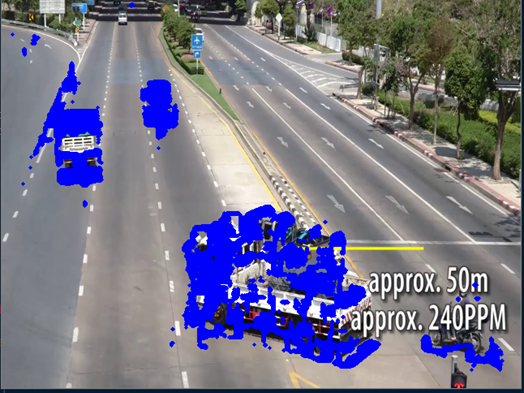
#> input picture imgs/img1.png, 524 x 393 px, given in place of b.mp4, which was not available
$ python ComputerVisionFinalProjectpy.py
#> lines starting #> are read from the running program, lines starting #| are printed output that depends on the picture; pictures that were not available may be replaced by others from this repository, and a replacement may not be noted
## Computer Vision Final Project
# May 2020
# Gazi13
##

import cv2 as cv
import numpy as np
import time
from scipy import signal
import random as rng


def optical_flow(I1g, I2g, window_size, tau=1e-2):

    kernel_x = np.array([[-1., 1.], [-1., 1.]])
    kernel_y = np.array([[-1., -1.], [1., 1.]])
    kernel_t = np.array([[1., 1.], [1., 1.]])#*.25
    w = int(window_size/2) # window_size is odd, all the pixels with offset in between [-w, w] are inside the window
    I1g = I1g / 255. # normalize pixels
    I2g = I2g / 255. # normalize pixels
    # Implement Lucas Kanade
    # for each point, calculate I_x, I_y, I_t
    mode = 'same'
    fx = signal.convolve2d(I1g, kernel_x, boundary='symm', mode=mode)
    fy = signal.convolve2d(I1g, kernel_y, boundary='symm', mode=mode)
    ft = signal.convolve2d(I2g, kernel_t, boundary='symm', mode=mode) + signal.convolve2d(I1g, -kernel_t, boundary='symm', mode=mode)
    u = np.zeros(I1g.shape)
    v = np.zeros(I1g.shape)
    # within window window_size * window_size
    for i in range(w, I1g.shape[0]-w):
        for j in range(w, I1g.shape[1]-w):
            Ix = fx[i-w:i+w+1, j-w:j+w+1].flatten()
            Iy = fy[i-w:i+w+1, j-w:j+w+1].flatten()
            It = ft[i-w:i+w+1, j-w:j+w+1].flatten()
            b = np.reshape(It, (It.shape[0],1)) # get b here
            A = np.vstack((Ix, Iy)).T # get A here
            # if threshold τ is larger than the smallest eigenvalue of A'A:
            if np.min(abs(np.linalg.eigvals(np.matmul(A.T, A)))) >= tau:
                nu = np.matmul(np.linalg.pinv(A), b)
                u[i,j]=nu[0]
                v[i,j]=nu[1]

    return (u,v)


h,w = 320,240
fourcc = cv.VideoWriter_fourcc(*"mp4v")
out = cv.VideoWriter("hahaha-1.mp4", fourcc, 25, (h,w), True)


cap = cv.VideoCapture("b.mp4")

ret, first_frame = cap.read()
#> first_frame is the input picture: shape (393, 524, 3); mean B, G, R 139.5, 117.5, 119.2
first_frame = cv.resize(first_frame, (h,w))
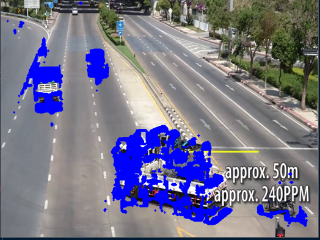
#> first_frame: shape (240, 320, 3); mean B, G, R 139.4, 117.4, 119.1

prev_gray = cv.cvtColor(first_frame, cv.COLOR_BGR2GRAY)
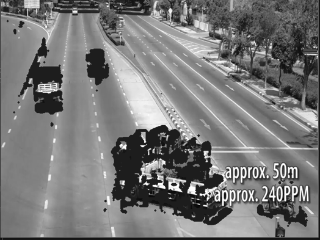
#> prev_gray: shape (240, 320); min 1, max 255, mean 120.4


mask = np.zeros_like(first_frame)
mask_contour = np.zeros_like(first_frame)
kernel = np.ones((5, 5), np.uint8)

#> (the run stopped early here; a loop or call above may not have finished)

$ run again, on imgs/img2.png
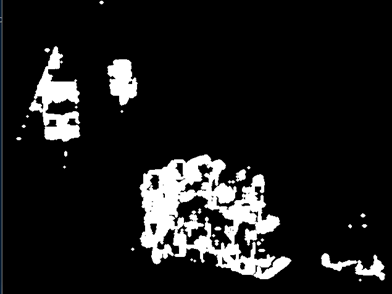
#> input picture imgs/img2.png, 392 x 294 px, given in place of b.mp4, which was not available
#> first_frame is the input picture: shape (294, 392, 3); mean B, G, R 27.7, 27.6, 27.5
#> `first_frame = cv.resize(first_frame, (h,w))`:
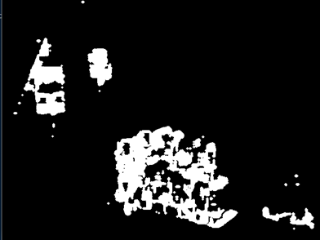
#> first_frame: shape (240, 320, 3); mean B, G, R 27.7, 27.6, 27.5

$ run again, on imgs/img4.png
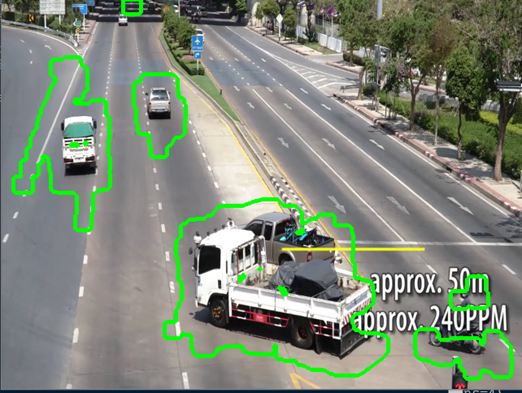
#> input picture imgs/img4.png, 522 x 393 px, given in place of b.mp4, which was not available
#> first_frame is the input picture: shape (393, 522, 3); mean B, G, R 121.2, 136.1, 127.7
#> `first_frame = cv.resize(first_frame, (h,w))`:
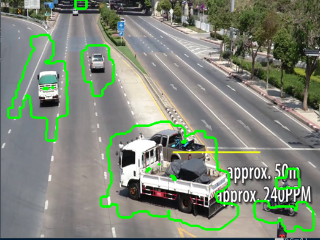
#> first_frame: shape (240, 320, 3); mean B, G, R 121.1, 135.9, 127.5
#> `prev_gray = cv.cvtColor(first_frame, cv.COLOR_BGR2GRAY)`:
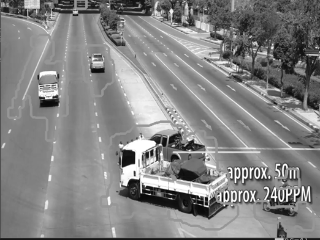
#> prev_gray: shape (240, 320); min 4, max 255, mean 131.7
